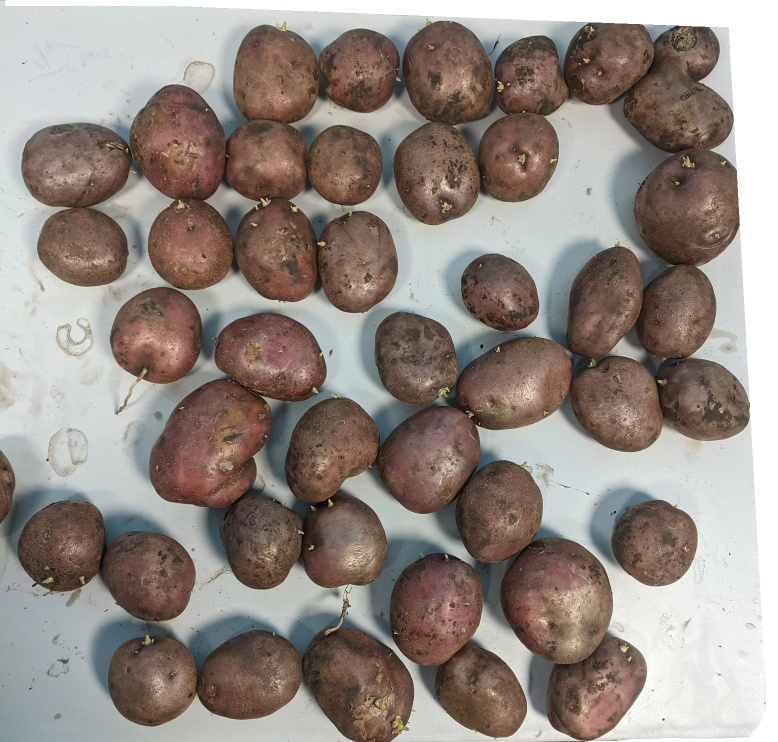
#> input picture data/3.jpg, 1556 x 1484 px, found by its file name (shown at 1/2 size)
$ python blurBar.py
#> lines starting #> are read from the running program, lines starting #| are printed output that depends on the picture
import cv2
import numpy as np

icol = (20, 5, 20)


# class ColorBar:

# @staticmethod
def nothing(x):
    pass


cv2.namedWindow("Blur")
cv2.createTrackbar("a", "Blur", icol[0], 50, nothing)  # создание элемента  Trackbar
cv2.createTrackbar("b", "Blur", icol[1], 50, nothing)
cv2.createTrackbar("c", "Blur", icol[2], 50, nothing)


def getABC():
    a = cv2.getTrackbarPos("a", "Blur")
    b = cv2.getTrackbarPos("b", "Blur")
    c = cv2.getTrackbarPos("c", "Blur")

    return a, b, c


if __name__ == '__main__':
    img = cv2.imread('3.jpg')
#> img is the input picture: shape (1484, 1556, 3); mean B, G, R 130.2, 136.8, 146.9
    img = cv2.resize(img, (711, 400))
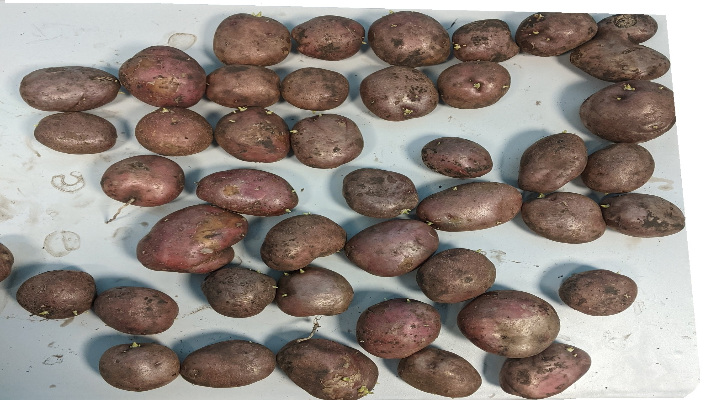
#> img: shape (400, 711, 3); mean B, G, R 130, 136.7, 146.7
    while True:
        frame = img.copy()

        # (w, h, c) = frame.shape
        # frame = cv2.resize(frame, (int(h / 3), int(w / 3)))
#> (the run stopped early here; a loop or call above may not have finished)

$ run again, with data/1.jpg copied over data/3.jpg
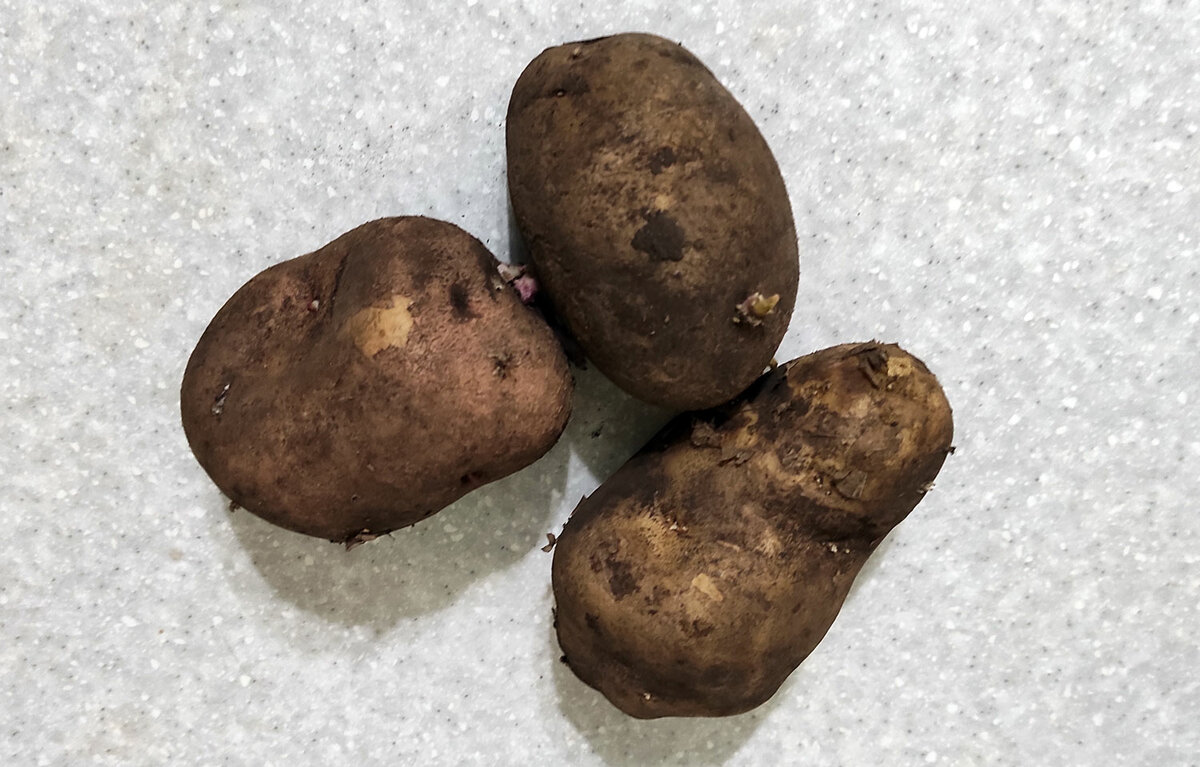
#> input picture data/1.jpg, 1200 x 767 px, found by its file name
#> img is the input picture: shape (767, 1200, 3); mean B, G, R 160.4, 167.1, 174.3
#> `img = cv2.resize(img, (711, 400))`:
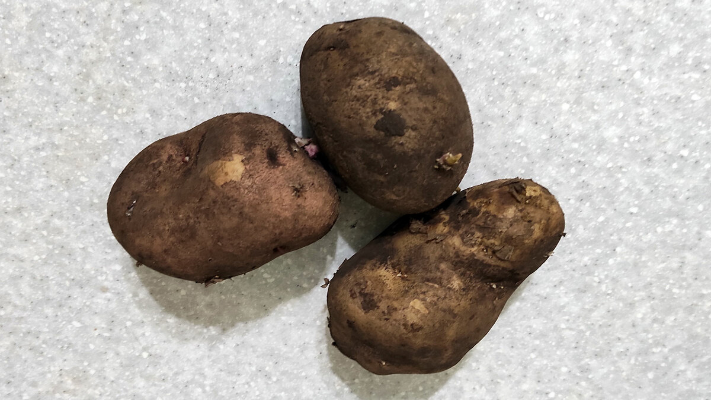
#> img: shape (400, 711, 3); mean B, G, R 160.3, 166.9, 174.2

$ run again, with data/2.jpg copied over data/3.jpg
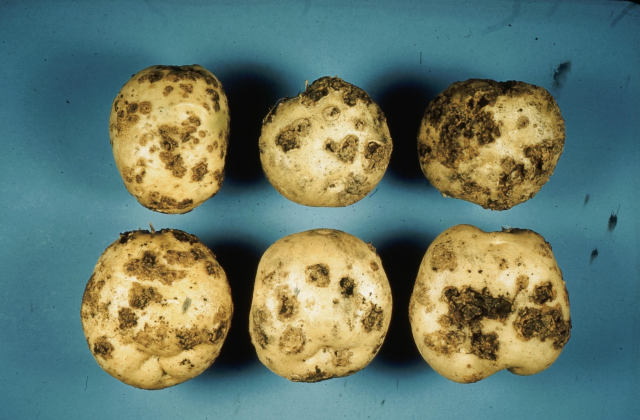
#> input picture data/2.jpg, 1280 x 840 px, found by its file name (shown at 1/2 size)
#> img is the input picture: shape (840, 1280, 3); mean B, G, R 106, 121.2, 102.5
#> `img = cv2.resize(img, (711, 400))`:
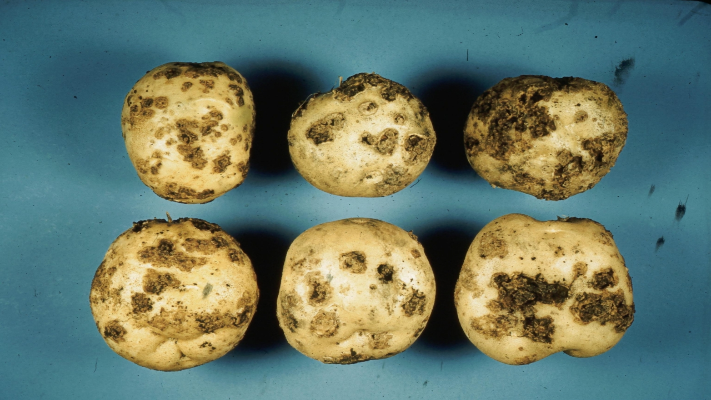
#> img: shape (400, 711, 3); mean B, G, R 105.9, 121.1, 102.4

$ run again, with data/4.jpg copied over data/3.jpg
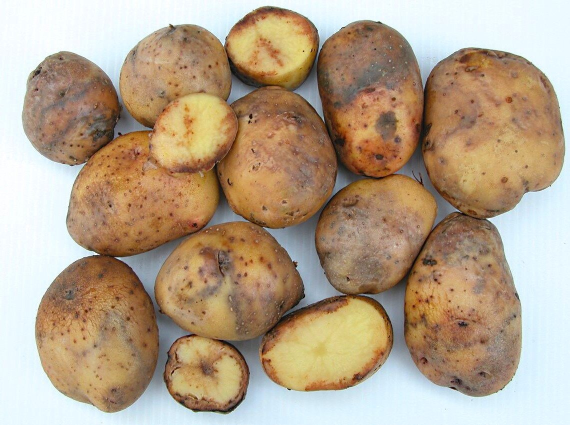
#> input picture data/4.jpg, 1139 x 850 px, found by its file name (shown at 1/2 size)
#> img is the input picture: shape (850, 1139, 3); mean B, G, R 137.8, 161.4, 181.1
#> `img = cv2.resize(img, (711, 400))`:
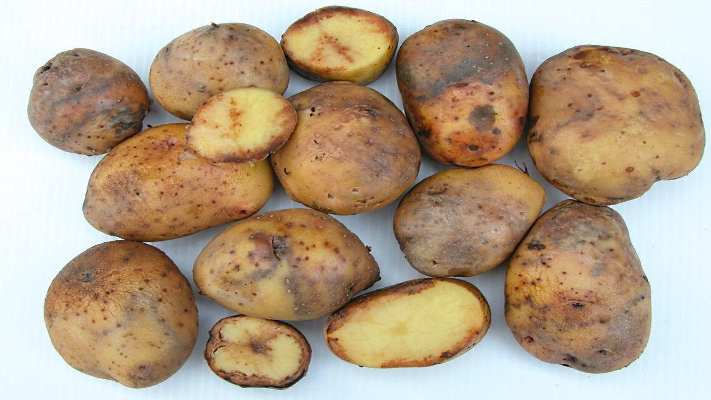
#> img: shape (400, 711, 3); mean B, G, R 137.7, 161.3, 181
